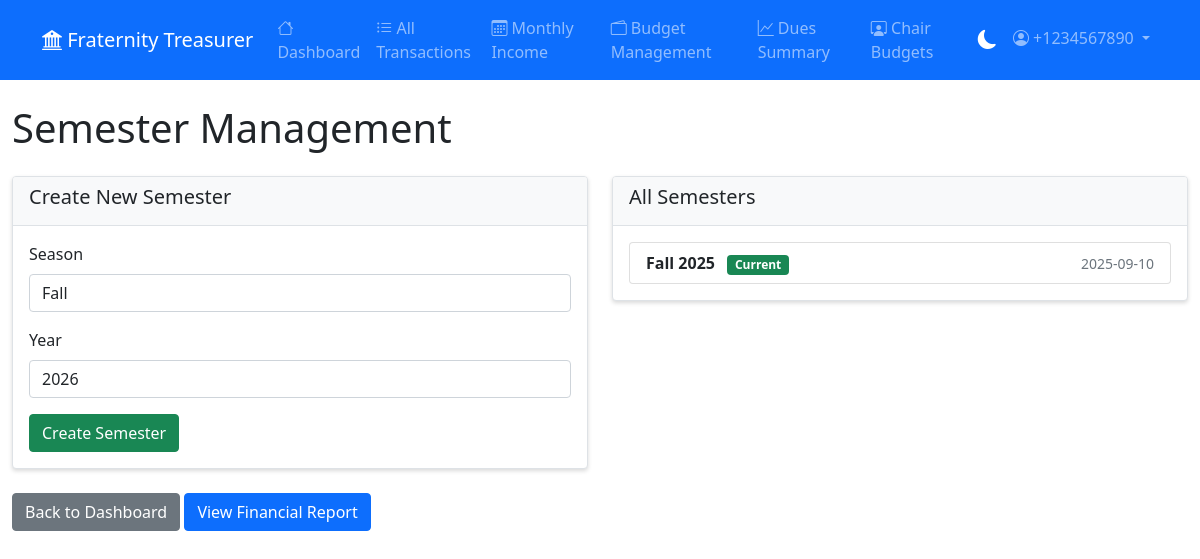
The page /semester_management (signed in) on the database its author committed.
### models.py (models this page shows, shortened)
class Semester(db.Model):
    __tablename__ = 'semesters'
    id = db.Column(db.String(50), primary_key=True)  # e.g., "fall_2024"
    name = db.Column(db.String(50), nullable=False)  # e.g., "Fall 2024"
    year = db.Column(db.Integer, nullable=False)
    season = db.Column(db.String(20), nullable=False)  # Fall, Spring, Summer
    start_date = db.Column(db.DateTime, nullable=False)
    end_date = db.Column(db.DateTime, nullable=True)
    is_current = db.Column(db.Boolean, default=False)
    archived = db.Column(db.Boolean, default=False)
    created_at = db.Column(db.DateTime, default=datetime.utcnow)
    members = db.relationship('Member', backref='semester', lazy=True)
    transactions = db.relationship('Transaction', backref='semester', lazy=True)
    spending_plans = db.relationship('SpendingPlan', backref='semester', lazy=True)

### app.py (the view)
        @wraps(f)
        def decorated_function(*args, **kwargs):
            if not has_permission(permission_name):
                flash(f'You do not have permission to {permission_name.replace("_", " ")}. This action is restricted to treasurers only.', 'error')
                return redirect(url_for('dashboard'))
            return f(*args, **kwargs)

### app.py (called while the page is built)
def get_current_user_role():
    if session.get('preview_mode'):
        return session.get('preview_role', 'admin')
    if session.get('user') == 'admin' or session.get('role') == 'admin':
        return 'admin'
    if USE_DATABASE:
        user_id = session.get('user_id')
        if user_id:
            user = User.query.get(user_id)
            if user:
                primary_role = user.get_primary_role()
                return primary_role.name if primary_role else 'brother'
    else:
        user_id = session.get('user')
        if user_id and treasurer_app:
            member = treasurer_app.get_member_by_user_id(user_id)
            if member and hasattr(member, 'role'):
                return member.role
    return session.get('role', 'brother')

def has_permission(permission_name):
    role = get_current_user_role()
    if role in MEMBER_ROLE_PERMISSIONS:
        return MEMBER_ROLE_PERMISSIONS[role].get(permission_name, False)
    return ROLE_PERMISSIONS.get(role, {}).get(permission_name, False)

def require_permission(permission_name):
    def decorator(f):
        from functools import wraps
        @wraps(f)
        def decorated_function(*args, **kwargs):
            if not has_permission(permission_name):
                flash(f'You do not have permission to {permission_name.replace("_", " ")}. This action is restricted to treasurers only.', 'error')
                return redirect(url_for('dashboard'))
            return f(*args, **kwargs)
        return decorated_function
    return decorator

def require_auth(f):
    def decorated_function(*args, **kwargs):
        if 'user' not in session:
            flash('Please log in to access this page')
            return redirect(url_for('login'))
        return f(*args, **kwargs)
    decorated_function.__name__ = f.__name__
    return decorated_function

@app.context_processor
def inject_permission_functions():
    return {
        'has_permission': has_permission,
        'get_current_user_role': get_current_user_role
    }

        @login_manager.user_loader
        def load_user(user_id):
            return User.query.get(int(user_id))

### templates/semester_management.html (shortened to what this page needs)
{% extends "base.html" %}
{% block page_title %}
 Semester Management
{% endblock %}
{% block content %}
        <div class="row">
            <div class="col-md-6">
                <div class="card">
                    <div class="card-header">
                        <h5>Create New Semester</h5>
                    </div>
                    <div class="card-body">
                        <form method="POST">
                            <div class="mb-3">
                                <label class="form-label">Season</label>
                                <select name="season" class="form-control" required>
                                    <option value="Fall" selected>Fall</option>
                                </select>
                            </div>
                            <div class="mb-3">
                                <label class="form-label">Year</label>
                                <input type="number" name="year" class="form-control"
                                       value="{{ current_semester.year + 1 if current_semester else 2025 }}"
                                       min="2020" max="2030" required>
                            </div>
                            <button type="submit" class="btn btn-success"
                                    onclick="return confirm('This will archive the current semester. Continue?')">
                                 Create Semester
                            </button>
                        </form>
                    </div>
                </div>
            </div>
            <div class="col-md-6">
                <div class="card">
                    <div class="card-header">
                        <h5>All Semesters</h5>
                    </div>
                    <div class="card-body">
                        <div class="list-group">
                            {% for semester in semesters %}
                            <div class="list-group-item d-flex justify-content-between align-items-center">
                                <div>
                                    <strong>{{ semester.name }}</strong>
                                    {% if semester.is_current %}
                                        <span class="badge bg-success ms-2">Current</span>
                                    {% elif semester.archived %}
                                        <span class="badge bg-secondary ms-2">Archived</span>
                                    {% endif %}
                                </div>
                                <small class="text-muted">
                                    {% if semester.start_date %}
                                        {% if semester.start_date is string %}
                                            {{ semester.start_date[:10] }}
                                        {% else %}
                                            {{ semester.start_date.strftime('%Y-%m-%d') }}
                                        {% endif %}
                                    {% endif %}
                                </small>
                            </div>
                            {% endfor %}
                        </div>
                    </div>
                </div>
            </div>
        </div>
        <div class="mt-4">
            <a href="{{ url_for('dashboard') }}" class="btn btn-secondary">
                 Back to Dashboard
            </a>
            <a href="{{ url_for('budget_summary') }}" class="btn btn-primary" target="_blank">
                 View Financial Report
            </a>
        </div>
{% endblock %}

### rows shown on the page
Semester: year "2026", name "Fall 2025", is_current "Current", start_date "2025-09-10"

### other values the page prints
{{ session.user }} "+1234567890"
